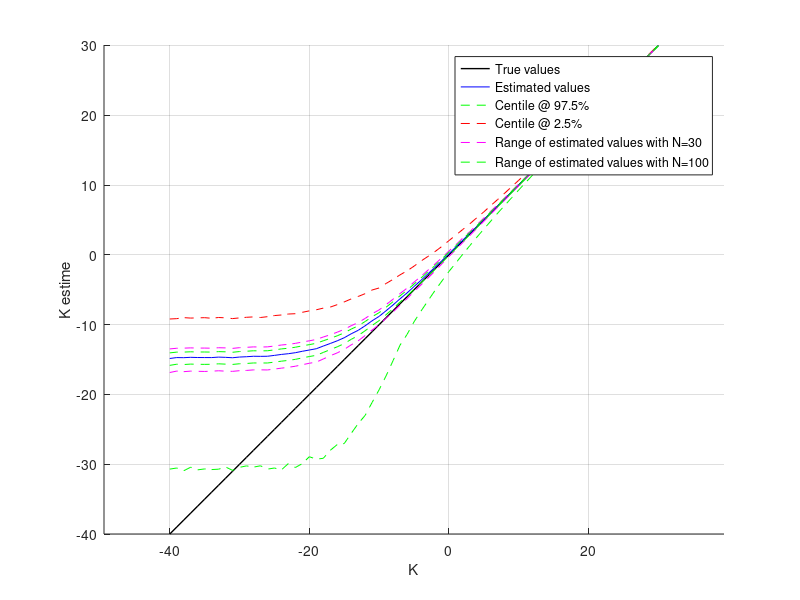

Here is the MATLAB script that generated this plot:
clear
%GPUstart
tic
K=[];
V2=[];
Kfinal=[];
sigma=.08;
Nexp=10000;
N=30;

a=0
K=-40:1:30

v2=2*sigma^2*10.^(K/10);
a=0
for f=1:1:length(v2);
	a=a+1;
	     if mod(round(a/length(v2)*100),10)==0
         	disp(a/length(v2)*100)
     end

    Sr=sigma*(randn(Nexp,N));
    Si=sigma*(randn(Nexp,N))+(sqrt(v2(f)));

    %function param_rice(R,frequ)
    Rr=Sr';
    Ri=Si';
    
    
    ssigma=[];
    vv=[];
    

        mu=sum(Rr)/N;
        %si=std(Rr);
        mm=sum(Ri)/N;
        %ss=std(Ri);

        %ssigma=(si+ss)/2;
        vv=(mu.^2+mm.^2);

     moy=mean(vv);
     sig=std(vv);
     min95=prctile(vv,2.5);
     max95=prctile(vv,97.5);
  
    Kfinal=[Kfinal;moy sig/sigma^2/2 moy/sigma^2/2 min95/sigma^2/2 max95/sigma^2/2];
 end

figure(1)
hold on
plot(K,K,'LineWidth',1,'Color','k')
plot(K,10*log10(Kfinal(:,3)),'b')
plot(K,10*log10(Kfinal(:,4)),'--g')
plot(K,10*log10(Kfinal(:,5)),'--r')
plot(K,10*log10(Kfinal(:,3)-2*Kfinal(:,2)/sqrt(30)),'--m')
plot(K,10*log10(Kfinal(:,3)-2*Kfinal(:,2)/sqrt(100)),'--g')
plot(K,10*log10(Kfinal(:,3)+2*Kfinal(:,2)/sqrt(30)),'--m')
plot(K,10*log10(Kfinal(:,3)+2*Kfinal(:,2)/sqrt(100)),'--g')
legend('True values','Estimated values','Centile @ 97.5%','Centile @ 2.5%','Range of estimated values with N=30','Range of estimated values with N=100')
xlabel('K')
axis equal
ylabel('K estime')
grid on

     



    toc
